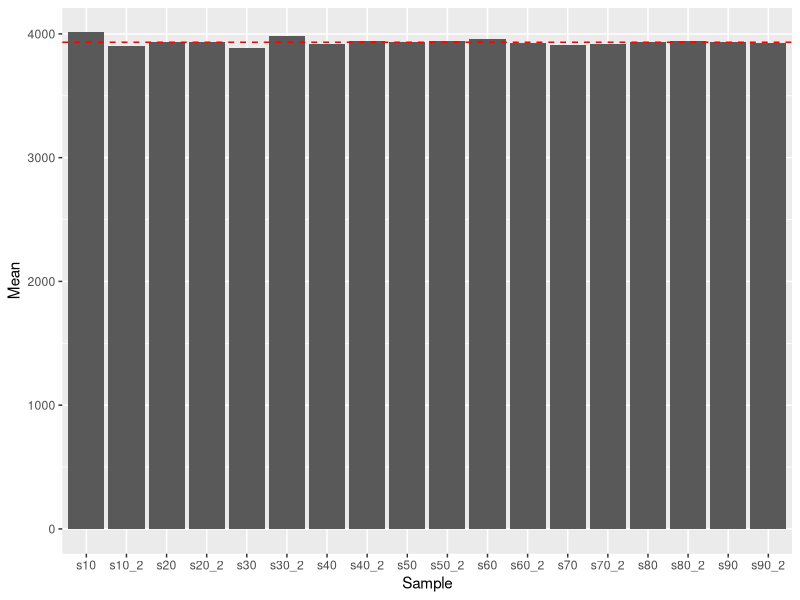

Source code (R):
### Programming ################################################################
library(tidyverse)

### Logic ######################################################################
x <- TRUE
y <- FALSE

x == x
x == y
y == x
y == y

x != x
x != y
y != x
y != y

!(y == y)

!x

x & y
x && y

x | y
x || y

xor(x, y)
xor(x, x)

isTRUE (x)
isFALSE(x)

a = 5
b = -5

a == b
a != b
a < b
a > b


### Conditional Logic ##########################################################
x <- 1
y <- 0
z <- 1

if(x == z) {
  print("x is equal to z")
}

z <- 2

if(x == z) {
  print("x is equal to z")
} else {
  print("x is NOT equal to z")
}

value <- 0

if(x == z) {
  value <- value + 1
} else {
  value <- value + 0
}

value

z <- x

if(x == z) {
  value <- value + 1
} else {
  value <- value + 0
}

value


### Functions ##################################################################
x.equals.y <- function(x,y){
  if(x == y) {
    print("x is equal to z")
  } else {
    print("x is NOT equal to z")
  }
}

x.equals.y

x.equals.y(1,1)
x.equals.y(1,1.1)


# Harmonic Mean of 10 & 50
(2 * (10 * 50))/ (10 + 50) 

hMean <- function(x,y) {
  (2 * (x * y))/ (x + y) 
}

hMean

hMean(10,50)
hMean(8,52)


hMean <- function(x,y,z=0) {
  if(z==0){(2 * (x * y))/ (x + y)}
  else {(3 * (x * y * z))/ (x*y + x*z + y*z)}
}

hMean(10,50)
hMean(10,50,25)

### Loops ######################################################################

# For Loops
sequence <- 1:10

for (val in sequence)
{
  print(val)
}

sequence <- 1:10 %% 2

for (val in sequence)
{
  print(val)
}


# While Loops
i <- 1
while (i < 6) {
  print(i)
  i <- i + 1
}


# While Loops with Break
i <- 1
while (i < 6) {
  print(i)
  i <- i + 1
  if (i == 4) {
    break
  }
}


# While Loops with If and Next  
i <- 0
while (i < 6) {
  i <- i + 1
  if (i == 3) {
    next
  }
  print(i)
}


# Fizzbuzz Test
for (i in 1:50) {
  if (i %% 3 == 0 && i %% 5 == 0) {
    print("FizzBuzz")
  } else if (i %% 3 == 0) {
    print("Fizz")
  } else if (i %% 5 == 0) {
    print("Buzz")
  } else {
    print(i)
  }
}

### Apply Functions ############################################################

# apply: data frame/matrix -> vector/list/array
m1 <- matrix(C<-(1:100),nrow=10, ncol=10)

sum_col_m1 <- apply(m1, 2, sum)
sum_col_m1

str(sum_col_m1)

# sapply: list/vector/data frame -> vector/matrix    WARNING: sapply is not always consistent in output class
strings <- c("Frosted Flakes","FROSTED FLAKES","rice krispies","Rice Krispies")
table(strings)

strings_lower <-sapply(strings, tolower)
table(strings_lower)

set.seed(123)
# lapply: list/vector/data frame -> list
price_samples <- list(sample_frac(diamonds, .8)$price,
                    sample_frac(diamonds, .8)$price,
                    sample_frac(diamonds, .8)$price,
                    sample_frac(diamonds, .8)$price,
                    sample_frac(diamonds, .8)$price)

str(price_samples)
price_samples

price_means <-lapply(price_samples, mean)
price_sd <-lapply(price_samples, sd)

price_means
price_sd


# tapply: factored jagged vector -> vector/matrix
tapply(diamonds$price, diamonds$cut, mean)


### Purrr ######################################################################

# map(.x, .f) returns a list
map(.x = price_samples, 
  .f = mean)

map(price_samples, mean)

# map_dbl(.x, .f) returns a numeric (double) vector
map_dbl(price_samples, mean)

# map_chr(.x, .f) returns a character vector
map_chr(price_samples, mean)

# map_lgl(.x, .f) returns a logical vector
# tilde-dot shorthand for functions  ~{f(.x)}
map_lgl(price_samples, ~{mean(.x) < mean(diamonds$price)})

set.seed(321)
# map_df(.x, .f) returns a data frame
price_samples2 <- list(s10 = sample_frac(diamonds, .1)$price,
                      s10_2 = sample_frac(diamonds, .1)$price,
                      s20 = sample_frac(diamonds, .2)$price,
                      s20_2 = sample_frac(diamonds, .2)$price,
                      s30 = sample_frac(diamonds, .3)$price,
                      s30_2 = sample_frac(diamonds, .3)$price,
                      s40 = sample_frac(diamonds, .4)$price,
                      s40_2 = sample_frac(diamonds, .4)$price,
                      s50 = sample_frac(diamonds, .5)$price,
                      s50_2 = sample_frac(diamonds, .5)$price,
                      s60 = sample_frac(diamonds, .6)$price,
                      s60_2 = sample_frac(diamonds, .6)$price,
                      s70 = sample_frac(diamonds, .7)$price,
                      s70_2 = sample_frac(diamonds, .7)$price,
                      s80 = sample_frac(diamonds, .8)$price,
                      s80_2 = sample_frac(diamonds, .8)$price,
                      s90 = sample_frac(diamonds, .9)$price,
                      s90_2 = sample_frac(diamonds, .9)$price)

map_df(price_samples2, mean) %>% 
  pivot_longer(cols = 1:18, names_to = "Sample", values_to = "Mean") %>% 
  ggplot(aes(x=Sample, y=Mean)) +
  geom_bar(stat="Identity")+
  geom_hline(yintercept=mean(diamonds$price), linetype="dashed", color="red")


### More Purrr #################################################################

# Standard form
map_dbl(diamonds, n_distinct)

# Piped form
diamonds %>%
  map_dbl(n_distinct)

# Using purrr to create class specific models
diamondsByCut <- diamonds %>% 
  group_by(cut) %>% 
  nest()

diamondsByCut
str(diamondsByCut)


diamondColor_model <- function(df) {
  lm(price ~ carat + table, data = df)
}

models <- map(diamondsByCut$data, diamondColor_model)
models

diamondsByCut <- diamondsByCut %>% 
  mutate(model = map(data, diamondColor_model))

diamondsByCut %>% 
  mutate(glance = map(model, broom::glance)) %>% 
  unnest(glance)







